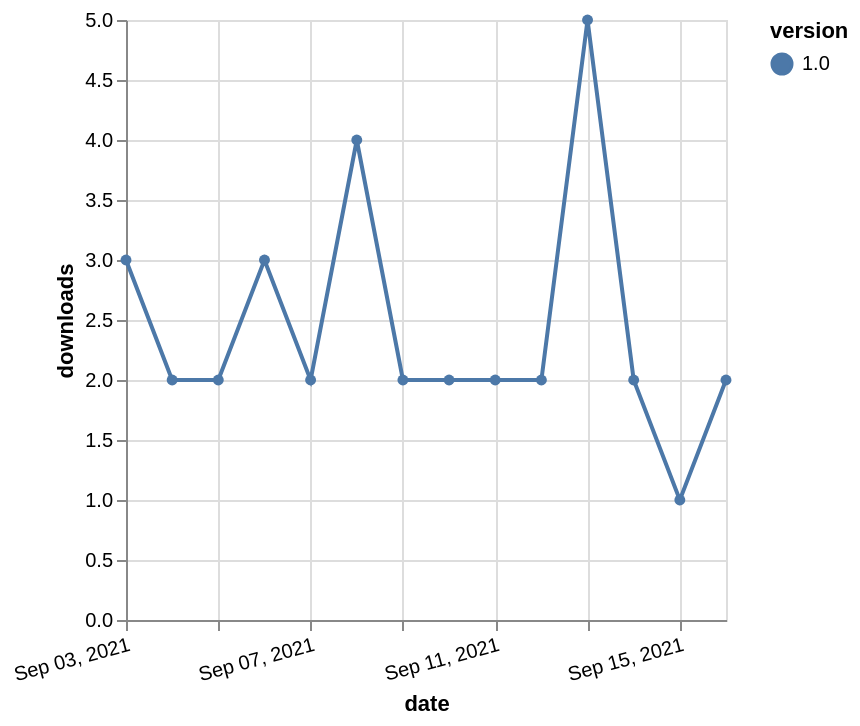

Here is the Vega-Lite specification saved for this chart:
### Vega-Lite specification from a JSON file in a GitHub repository (floating-point values rounded to 4 significant figures)
{"$schema": "https://vega.github.io/schema/vega-lite/v5.json", "description": "A simple bar chart with embedded data.", "data": {"values": [{"date": "2021-09-03", "total": 3336, "delta": 3, "version": "1.0"}, {"date": "2021-09-04", "total": 3338, "delta": 2, "version": "1.0"}, {"date": "2021-09-05", "total": 3340, "delta": 2, "version": "1.0"}, {"date": "2021-09-06", "total": 3343, "delta": 3, "version": "1.0"}, {"date": "2021-09-07", "total": 3345, "delta": 2, "version": "1.0"}, {"date": "2021-09-08", "total": 3349, "delta": 4, "version": "1.0"}, {"date": "2021-09-09", "total": 3351, "delta": 2, "version": "1.0"}, {"date": "2021-09-10", "total": 3353, "delta": 2, "version": "1.0"}, {"date": "2021-09-11", "total": 3355, "delta": 2, "version": "1.0"}, {"date": "2021-09-12", "total": 3357, "delta": 2, "version": "1.0"}, {"date": "2021-09-13", "total": 3362, "delta": 5, "version": "1.0"}, {"date": "2021-09-14", "total": 3364, "delta": 2, "version": "1.0"}, {"date": "2021-09-15", "total": 3365, "delta": 1, "version": "1.0"}, {"date": "2021-09-16", "total": 3367, "delta": 2, "version": "1.0"}]}, "width": "container", "mark": {"type": "line", "point": {"filled": true}}, "encoding": {"x": {"field": "date", "type": "temporal", "timeUnit": "yearmonthdate", "title": "date", "axis": {"labelAngle": -15}}, "y": {"field": "delta", "type": "quantitative", "title": "downloads"}, "color": {"field": "version", "type": "nominal"}, "tooltip": {"field": "delta"}}}
